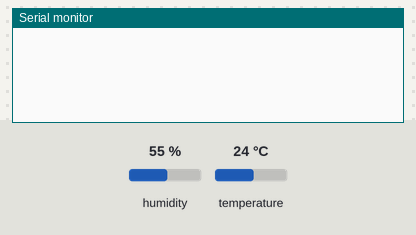
The sketch below on a simulated Arduino Uno, built with avr-gcc and run on an emulated ATmega328P. Shown: the last lines printed to the serial monitor. The inputs (shaded band) are chosen by the test bench; at power-on: humidity 55 %, temperature 24 °C.

Above: at 6.2 s.
6.3 s: humidity set to 22 %
At 7.6 s:
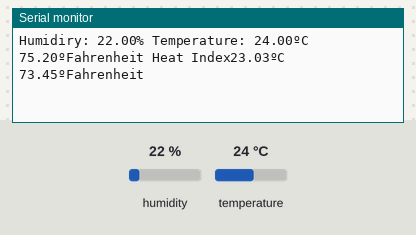
10.5 s: temperature set to 12 °C
At 12.3 s:
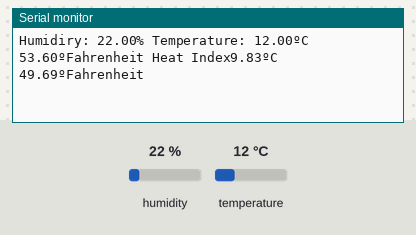
13.5 s: humidity set to 40 %
At 15.7 s:
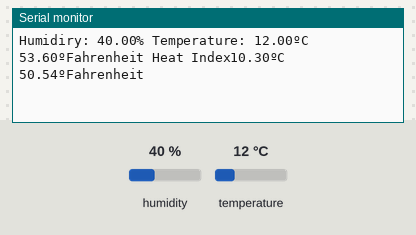
Timing chart, 0 to 17.2 s (numbered marks = the images above; inputs shaded):
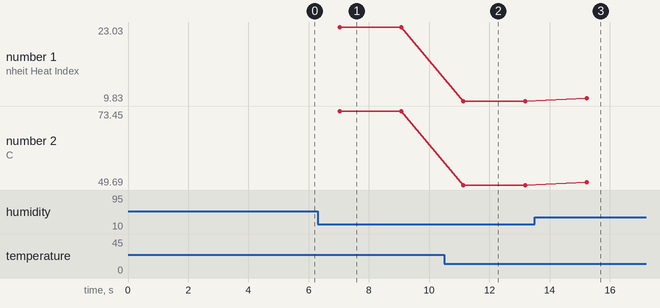

Measured:
- after the input at 6.3 s, the serial monitor: prints a new line after 0.72 s (image 1)
- after the input at 10.5 s, the serial monitor: prints a new line after 0.63 s (image 2)
- after the input at 13.5 s, the serial monitor: prints a new line after 1.7 s (image 3)
- plotted number 1: 23.03 → 9.83 after the input at 10.5 s, 9.83 → 10.3 after the input at 13.5 s
- plotted number 2: 73.45 → 49.69 after the input at 10.5 s, 49.69 → 50.54 after the input at 13.5 s

The sketch:

Estacion_meteorologica.ino
```cpp
#include <DHT.h>

int DHT_PIN = 2;

DHT dht(DHT_PIN, DHT11);

void setup() {

  Serial.begin(9600);
  dht.begin();
  delay(5000);

}

void loop() {

  delay(2000);

  float humidity = dht.readHumidity();
  float temperature = dht.readTemperature();
  float temperatureFahrenheit = dht.readTemperature(true);

  if (isnan(humidity) || isnan(temperature) || isnan(temperatureFahrenheit)) {
      Serial.println("Error when read data sensor");
      return;
   }

   float hic = dht.computeHeatIndex(temperature, humidity, false);
   float hif = dht.computeHeatIndex(temperatureFahrenheit, humidity);

   Serial.print("Humidiry: ");
   Serial.print(humidity);
   Serial.print("% Temperature: ");
   Serial.print(temperature);
   Serial.print("ºC ");
   Serial.print(temperatureFahrenheit);
   Serial.print("ºFahrenheit Heat Index");
   Serial.print(hic);
   Serial.print("ºC ");
   Serial.print(hif);
   Serial.println("ºFahrenheit");

}
```
